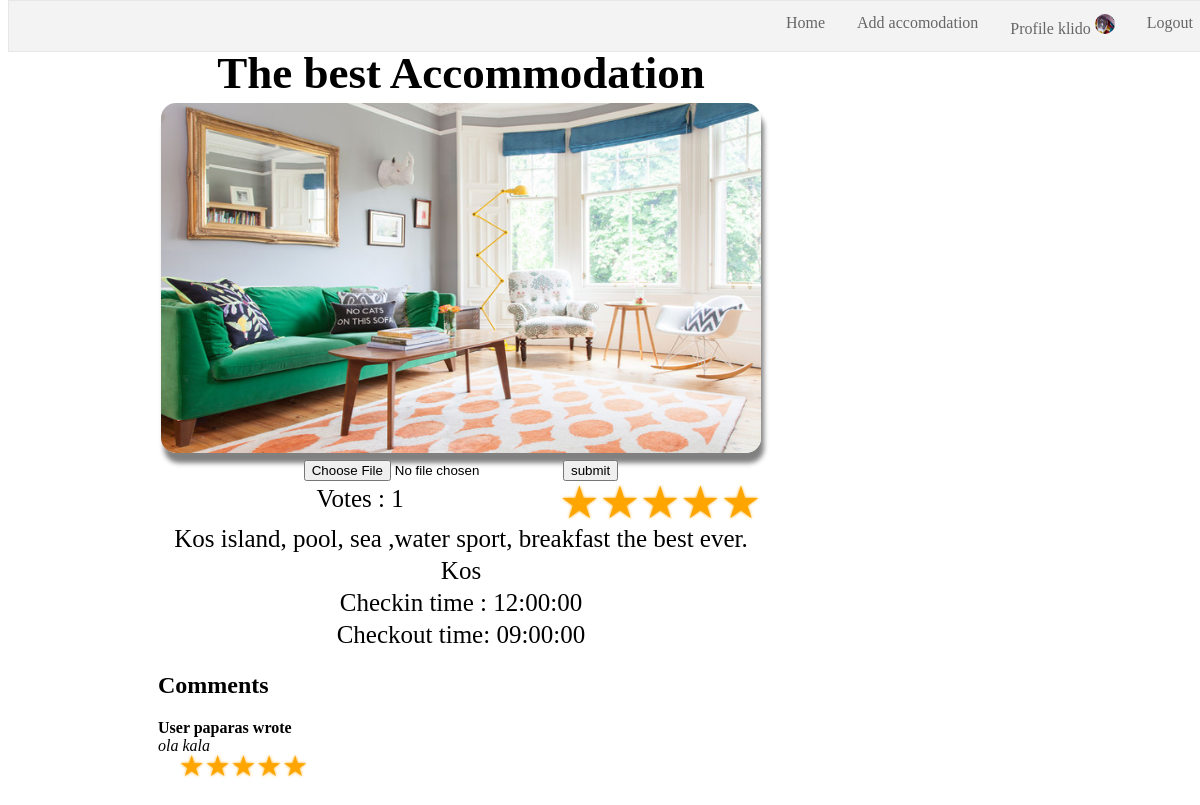
The page /accommodation.php?id=23 (signed in) on the database its author committed.
### tables this page shows
CREATE TABLE `accommodations` (
  `accom_id` int(11) NOT NULL,
  `title` varchar(50) NOT NULL,
  `location` varchar(25) NOT NULL,
  `description` text,
  `rating` float DEFAULT '0',
  `votes` int(11) DEFAULT '0',
  `checkin` time NOT NULL,
  `checkout` time NOT NULL,
  `path_to_image` varchar(100) NOT NULL DEFAULT 'pictures\\accommodations\\not_available.jpg',
  `user_id` int(11) NOT NULL
);

CREATE TABLE `users` (
  `user_id` int(11) NOT NULL,
  `username` varchar(16) NOT NULL,
  `password` varchar(60) NOT NULL,
  `firstname` varchar(25) NOT NULL,
  `lastname` varchar(25) NOT NULL,
  `path_to_avatar` varchar(100) NOT NULL DEFAULT 'pictures\\avatars\\generic-avatar.png',
  `email` varchar(50) NOT NULL
);

CREATE TABLE `ratings` (
  `rent_id` int(11) NOT NULL,
  `rating` enum('1','2','3','4','5') NOT NULL,
  `comment` text NOT NULL
);

### classes/Config.php (called while the page is built)
<?php
class Config{
  public static function get($path = null){
    if($path){
      $config = $GLOBALS['config'];
      $path = explode('/',$path);
      foreach($path as $bit){
        if(isset($config[$bit]))
          $config = $config[$bit];
      }
      return $config;
    }
    return false;
  }
}
?>

### classes/Database.php (called while the page is built, shortened)
<?php
class Database {
  private static $_instance = null;
  private $_dbc,
          $_query,
          $_error=false,
          $_results,
          $_count=0;
  private function __construct() {
    $this->_dbc  = new mysqli(Config::get('mysql/host'),
                        Config::get('mysql/username'),
                        Config::get('mysql/password'),
                        Config::get('mysql/db'));
  }
  public static function getInstance() {
    if(!isset(self::$_instance)){
      self::$_instance = new Database();
    }
    return self::$_instance;
  }
  public function query($sql,$type='',$params = array()) {
    $this->_error = false;
    if($this->_query = $this->_dbc->prepare($sql)) {
      if(count($params)){
        call_user_func_array(array($this->_query, "bind_param"),array_merge(array($type), $params));
      }
      if($this->_query->execute()) {
          $this->_results = $this->_query->get_result() ?? NULL;
          $this->_count  = $this->_results->num_rows ?? NULL;
      }else{
        $this->_error = true;
      }
    }
  }
  public function getFirst() {
    if($this->_count>0)
      return $this->_results->fetch_array(MYSQLI_ASSOC);
  }
  public function getResultArray() {
    if($this->_count>0)
      return $this->_results->fetch_all(MYSQLI_ASSOC);
  }
  public function error() {
    return $this->_error;
  }
}
?>

### functions/sanitize.php (called while the page is built)
<?php
function escape($string){
    return htmlentities($string,ENT_QUOTES,'UTF-8');
}
?>

### classes/Accommodation.php (called while the page is built, shortened)
<?php
class Accommodation {
  private $_db;
  public function __construct() {
    $this->_db = Database::getInstance();
  }
  function getAccomById($id) {
    $this->_db->query('select * from accommodations where accom_id = ?','d',array(&$id));
    if($this->_db->error()) {
      echo $this->_db->getErrorDescr();
    }else{
      return $this->_db->getFirst();
    }
  }
  function getRatingsById($accom_id){
    $this->_db->query(" SELECT users.username as user ,ratings.rating as rating,ratings.comment as comment
                        FROM accommodations,bookings,ratings,users
                        WHERE accommodations.accom_id= ?
                        AND   users.user_id     = bookings.user_id
                        AND   bookings.accom_id = accommodations.accom_id
                        AND   bookings.rent_id  = ratings.rent_id
                        AND   ratings.comment <>''",
                          'i',array(&$accom_id));
    if($this->_db->error()) {
      echo $this->_db->getErrorDescr();
    }else{
      return $this->_db->getResultArray();
    }
  }
}
?>

### accommodation.php (the view, shortened to what this page needs)
<?php
function createStarsElement($user_rating,$min,$max){
  $user_stars = '';
  for($i=$max;$i>=$min;$i--){
    if($user_rating==$i){
      $user_stars.='<a class="registered"></a>';
    }else{
      $user_stars.='<a></a>';
    }
  }
  return $user_stars;
}
$userOwnsAccom = false;
if(isset($_GET['id'])){
  $accom = new Accommodation();
  $accom_id = escape($_GET['id']);
  $data = $accom->getAccomById($accom_id);
  if(isset($_SESSION['user'])){
    if($_SESSION['user_id'] == $data['user_id']){
      $userOwnsAccom = true;
    }
  }
}else{
  header('location:home.php');
}
?>
<!DOCTYPE html>
<html lang="el">
<head>
	<link href="css/navigation.css" rel="stylesheet" type="text/css">
  <link href="css/accommodation.css" rel="stylesheet" type="text/css">
</head>
<body>
  <?php include('navigation.php');?>
  <div class="main_div">
		<div class="content">
<?php
      $upload_form='';
      if($userOwnsAccom){
        $upload_form =
        '<form enctype="multipart/form-data" id="upload_form" method="POST">
            <input type="file" name="image" id="file_input">
            <button type="submit">submit</button>
         </form>';
      }
      $comment_section = '<div id="comment_section"><h2>Comments</h2>';
      $accom = new Accommodation();
      $comments = $accom->getRatingsById($data['accom_id']);
      if(!empty($comments)){
        foreach($comments as $i => $rating){
          $user_rating = round($rating['rating']);
          $user_stars= createStarsElement($user_rating,1,5);
          $comment_section.="<div>
                              <b>User {$rating['user']} wrote</b><br>
                              <i>{$rating['comment']}</i>
                              <div class='stars user'>{$user_stars}</div>
                              </div>
                              </br>";
        }
        $comment_section.='</div>';
      }else{
        $comment_section.="<i>No comments available</i>";
      }
      $rating = round($data['rating']);
      $stars  = createStarsElement($rating,1,5);
      $str = <<< EOR
      <table>
        <tr>
          <th>{$data['title']}</th>
        </tr>
        <tr>
          <td>
            <img class='accom_img' src="{$data['path_to_image']}" alt="Avatar" width='256' heght='256'>
            {$upload_form}
          </td>
        </tr>
        <tr>
          <td class='star'>Votes : {$data['votes']}<div class='stars accom'>{$stars}</div></td>
        </tr>
        <tr>
          <td>{$data['description']}</td>
        </tr>
        <tr>
          <td>{$data['location']}</td>
        </tr>
        <tr>
          <td>Checkin time : {$data['checkin']}</td>
        </tr>
        <tr>
          <td>Checkout time: {$data['checkout']}</td>
        </tr>
      </table>
EOR;
      echo $str;
      echo $comment_section;
?>
    </div>
  </div>
</body>
</html>

### css/accommodation.css (style rules this page uses)
.content { margin-left:150px; }
html { height:1200px; }
.content img { border-radius: 15px; box-shadow:3px 10px 5px grey; display: block; max-width:600px; max-height:350px; min-width:600px; min-height:350px; width: auto; height: auto; }
table td { text-align:center; font-size:25px; width: 600px; }
#comment_section { width: 600px; }
table th { text-align:center; font-size:45px; }
.stars a::after { content: "\2605"; }
.stars.accom { display:inline; width-left:auto; width-right:auto; }
.stars.user { width:150px; }
.stars a { float:right; font-size:180%; line-height:.8; text-shadow: 0 0 3px gray; color:#eee; }
.stars a.registered, .stars a.registered ~ a { color:orange; text-shadow: 0 0 3px; }

### rows shown on the page
accommodations: title "The best Accommodation", path_to_image (picture), votes "1", rating 5 (drawn), description "Kos island, pool, sea ,water sport, breakfast the best ever.", location "Kos", checkin "12:00:00", checkout "09:00:00"
users: username "paparas", ratings.comment "ola kala"

### other values the page prints
$_SESSION['user'] "klido"
